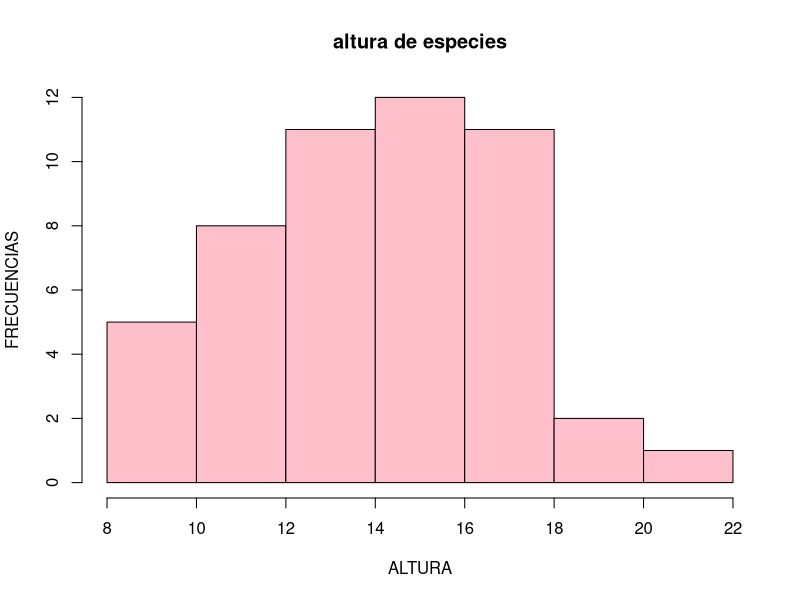
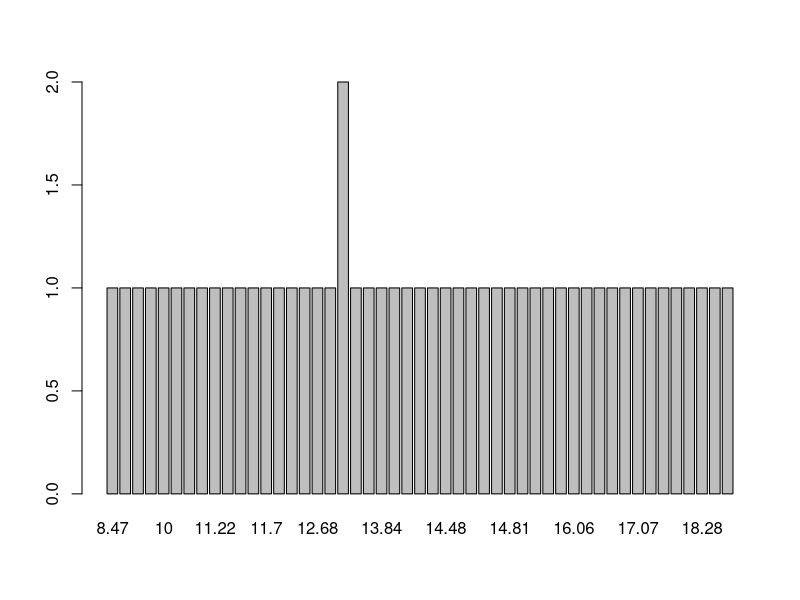
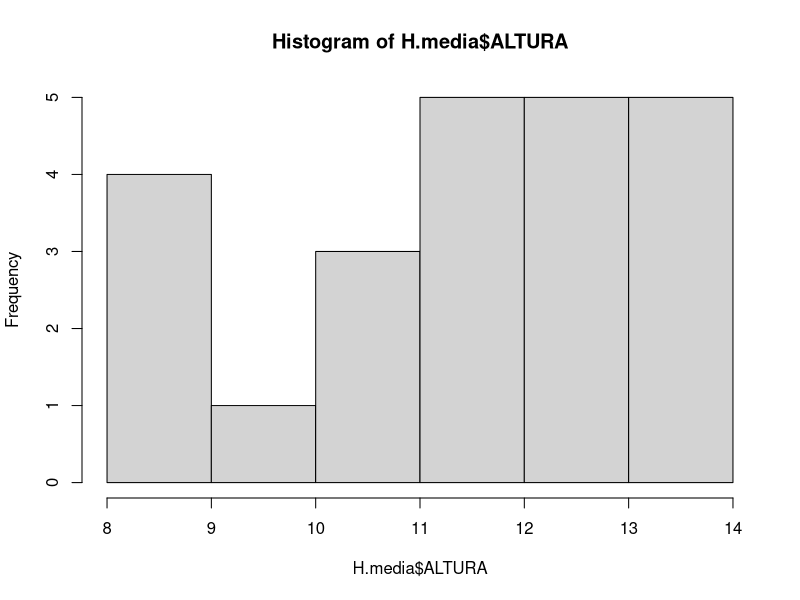
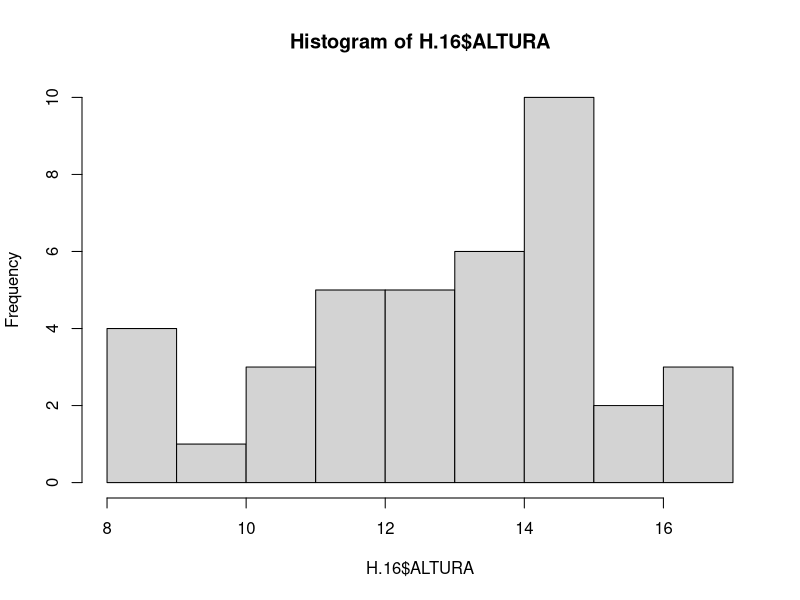
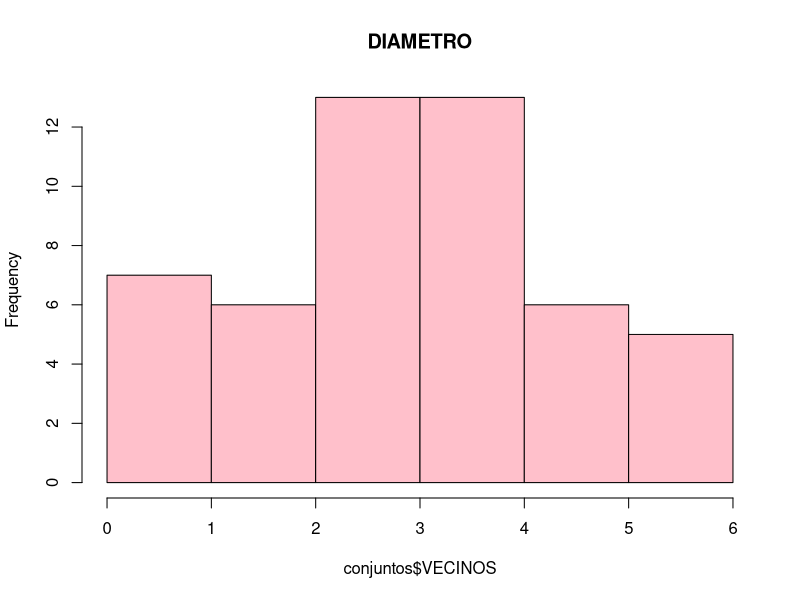
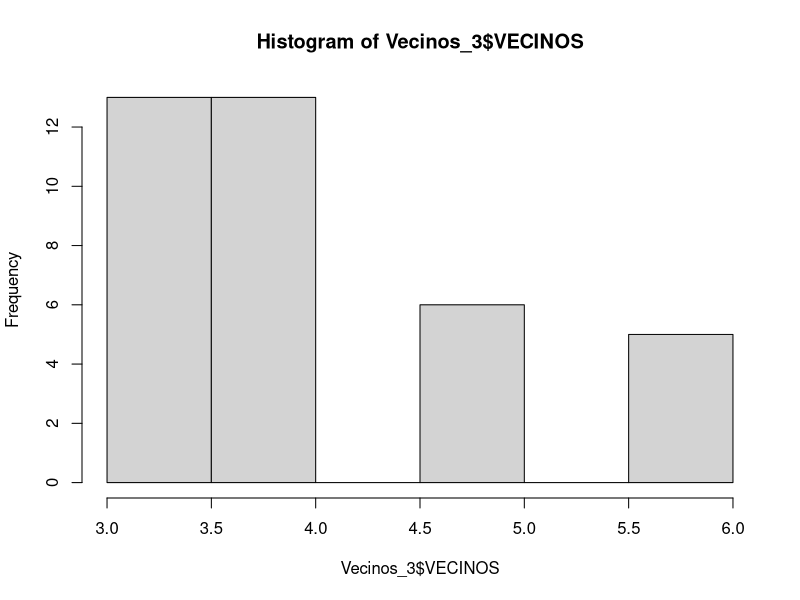
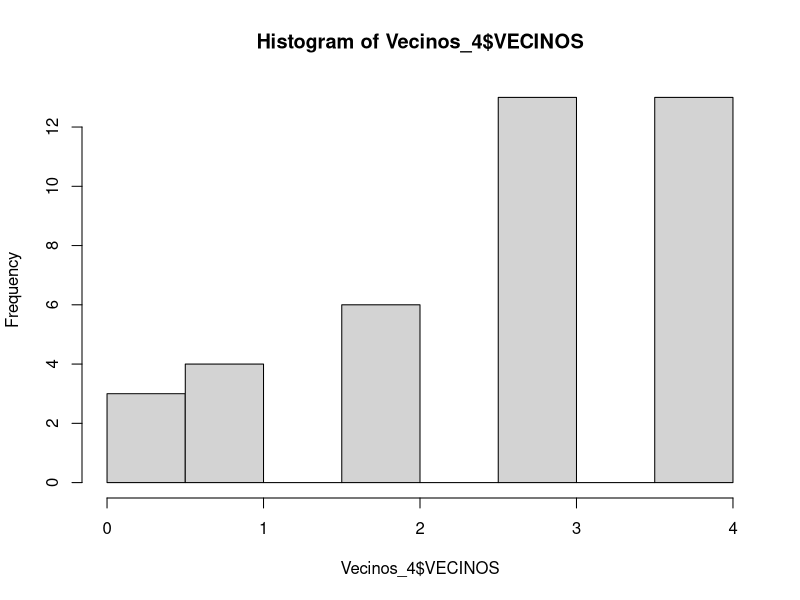
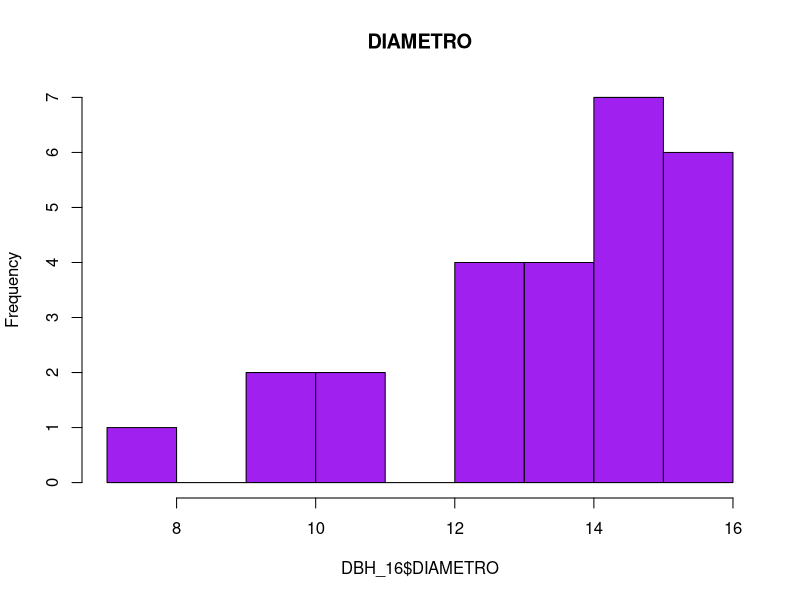

Generate these figures, in order, with R:
#Andrea Gzz
#02/03/23

conjuntos <- read.csv("scripts/tarea2_excel.csv",header = TRUE)


#MEDIA DE ALTURA
mean(conjuntos$ALTURA)
H.media <- subset(conjuntos, conjuntos$ALTURA <= 13.92)
H.16 <- subset(conjuntos, conjuntos$ALTURA < 16.5)

#VECINOS
Vecinos_3 <- subset(conjuntos, conjuntos$VECINOS >=3)
Vecinos_4 <- subset(conjuntos, conjuntos$VECINOS <=4)

#DIAMETRO
mean(conjuntos$DIAMETRO)
DBH_media <-subset(conjuntos, conjuntos$DIAMETRO <15.79)
DBH_16 <-subset(conjuntos, conjuntos$DIAMETRO <16)

#ESPECIE
conjuntos$ESPECIE <- as.factor(conjuntos$ESPECIE)
cedro <-subset(conjuntos, conjuntos$DIAMETRO == "C")
THyDV <-subset(conjuntos, conjuntos$DIAMETRO == "F")

#OBSERVACIONES
sum(conjuntos$DIAMETRO >16.9)
sum(conjuntos$ALTURA <18.5)

#HISTOGRAMAS
head(conjuntos$ALTURA)
hist(conjuntos$ALTURA,
     main="altura de especies",
     xlab = "ALTURA",
     ylab = "FRECUENCIAS",
     col = "pink")

feeds <- table(conjuntos$ALTURA)
feeds
barplot(feeds)

hist(H.media$ALTURA)
hist(H.16$ALTURA)

#VECINOS
hist(conjuntos$VECINOS,
     main="DIAMETRO",
     col="pink")

hist(Vecinos_3$VECINOS)
hist(Vecinos_4$VECINOS)

#DIAMETRO
hist(DBH_16$DIAMETRO,
     main = "DIAMETRO",
     col = "purple")

hist(DBH_16$DIAMETRO)
hist(DBH_media$DIAMETRO)

#ALTURA
mean(conjuntos$ALTURA)
sd(conjuntos$ALTURA)

mean(H.media$ALTURA)
sd(H.media$Altura)

mean(H.16$ALTURA)
sd(H.16$ALTURA)

mean(conjuntos$VECINOS)
sd(conjuntos$VECINOS)

mean(Vecinos_3$VECINOS)
sd(Vecinos_3$VECINOS)

mean(Vecinos_4$VECINOS)
sd(Vecinos_4$VECINOS)

mean(conjuntos$DIAMETRO)
sd(conjuntos$DIAMETRO)

mean(DBH_16$DIAMETRO)
sd(DBH_16$DIAMETRO)

mean(DBH_media$DIAMETRO)
sd(DBH_media$DIAMETRO)





